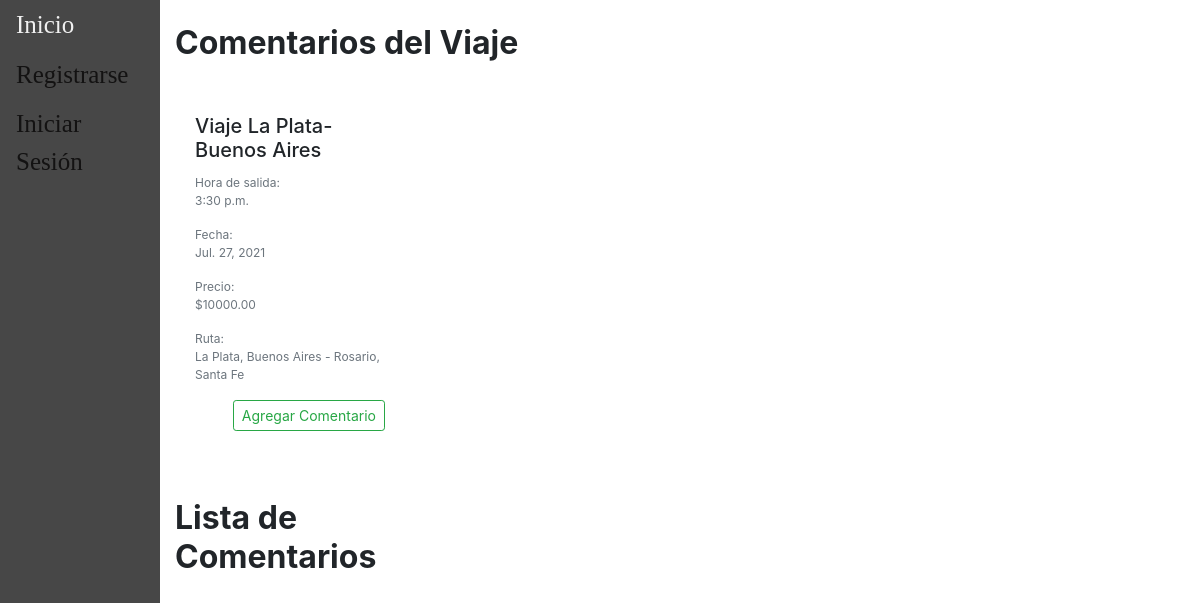
The app's page /accounts/comentarios/1/, older data.
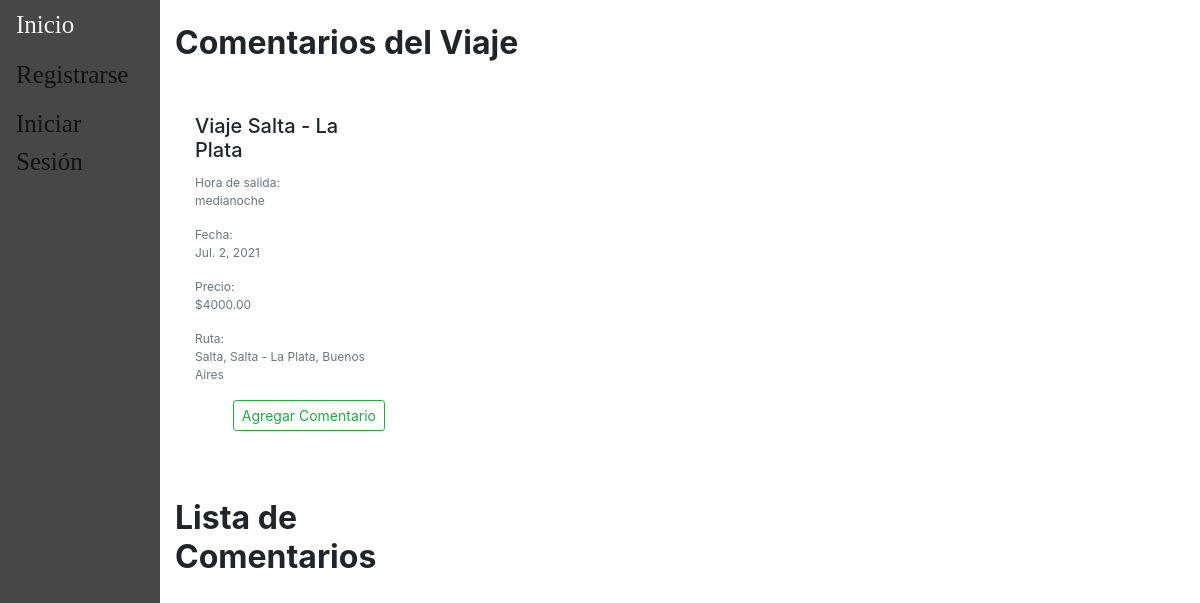
The same page, newer data.
### main/models.py (models this page shows, shortened)
class Viaje(models.Model):
    descripcion = models.CharField(max_length=100)
    fecha = models.DateField(validators=[MinValueValidator(datetime.date.today())])
    hora = models.TimeField(default=None)
    ruta =  models.ForeignKey(Ruta, default=None, on_delete=models.CASCADE)
    chofer = models.ForeignKey(Chofer, default=None, on_delete=models.CASCADE)
    combi =  models.ForeignKey(Combi, default=None, on_delete=models.CASCADE)
    precio = models.DecimalField(default=None, max_digits=10, decimal_places=2, validators=[MinValueValidator(0)])
    insumo = models.ManyToManyField(Insumo,blank=True)
    pasajeros = models.ManyToManyField(Pasajero, blank=True)
    estado = models.CharField(choices={('reservado','Reservado'),('viajando','Viajando'),('finalizado','Finalizado'),('cancelado','Cancelado')},max_length=12,default='reservado')
    class Meta:
        unique_together = ('chofer', 'fecha','hora', 'ruta',)

class Ruta(models.Model):
    origen = models.ForeignKey(Lugar, default=None, on_delete=models.CASCADE, related_name='origen')
    destino = models.ForeignKey(Lugar, default=None, on_delete=models.CASCADE, related_name='destino')
    class Meta:
        unique_together = ('origen', 'destino')
    def __str__(self):
        return str(self.origen)+" - "+str(self.destino)

class Lugar(models.Model):
    localidad = models.CharField(max_length=150)
    provincia = models.CharField(max_length=100)
    class Meta:
        unique_together = ('localidad', 'provincia',)
    def __str__(self):
        return (self.localidad+", "+self.provincia)

### users/views.py (the view)
# urls.py: path('accounts/comentarios/<viaje_id>/', regviews.comentarios, name="comentario"),
def comentarios(response,viaje_id):
	if response.method == 'POST':
		form = CustomComentarioForm(response.POST)
		if form.is_valid():
			via = Viaje.objects.get(pk=viaje_id)
			comentario = Comentario(usuario=response.user,
									texto=form.cleaned_data['texto'],
									viaje=via)
			comentario.save()
			return redirect('comentario', viaje_id)
	else:
		viajes = Viaje.objects.get(pk=viaje_id)
		comentarios = CustomComentarioForm()
		return render(response, 'users/comentarios.html',{'user': response.user, 'viajes': viajes,
	 			'comentarios': comentarios })

### users/templates/users/comentarios.html (shortened to what this page needs)
{% extends "main/base.html" %}
{% block content %}
{% load crispy_forms_tags %}
<div class="container mx-auto">
    <div class="row">
      <div class="col-sm-12 col-md-12 col-lg-9 pb-4">
	    	<div class="row">
	    		<div class="col-6 my-auto">
	    			<h2 class="font-weight-bold pt-4">Comentarios del Viaje</h2>
	    		</div>
	    	</div>
	      	<br>
	      	<div class="row">
			    	<div class="col-sm-12 col-md-6 col-lg-4 pb-4">
		                <div class="h-100">
							<div class="card-body">
		                  		<h5 class="card-title">{{ viajes.descripcion }}</h5>
                          <p class="text-muted mb-0" style="font-size: 12px">Hora de salida:</p>
		                    	<p class="card-text text-muted" style="font-size:12px">{{ viajes.hora }}</p>
                          <p class="text-muted mb-0" style="font-size: 12px">Fecha:</p>
                          <p class="card-text text-muted" style="font-size:12px">{{ viajes.fecha }}</p>
                          <p class="text-muted mb-0" style="font-size: 12px">Precio:</p>
                          <p class="card-text text-muted" style="font-size:12px">${{ viajes.precio }}</p>
                          <p class="text-muted mb-0" style="font-size: 12px">Ruta:</p>
                          <p class="card-text text-muted" style="font-size:12px">{{ viajes.ruta }}</p>
                          <div class="text-right">
                            <button type="button" class="btn btn-outline-success btn-sm" data-toggle="modal" data-target="#comentarioModal">Agregar Comentario</button>
                          </div>
		                	</div>
		              	</div>
		            </div>
                <div class="col-sm-12 col-md-12 col-lg-9 pb-4">
          	    	<div class="row">
          	    		<div class="col-6 my-auto">
          	    			<h2 class="font-weight-bold pt-4">Lista de Comentarios</h2>
          	    		</div>
          	    	</div>
          	      	<br>
          	    </div>
	        </div>
	    </div>
	</div>
</div>
{% endblock %}

Row changes from the older to the newer data that the page shows:
changed Viaje: descripcion "Viaje La Plata-Buenos Aires" → "Viaje Salta - La Plata"; hora "3:30 p.m." → "medianoche"; fecha "Jul. 27, 2021" → "Jul. 2, 2021"; precio "10000.00" → "4000.00"; ruta "La Plata, Buenos Aires - Rosario, Santa Fe" → "Salta, Salta - La Plata, Buenos Aires"
